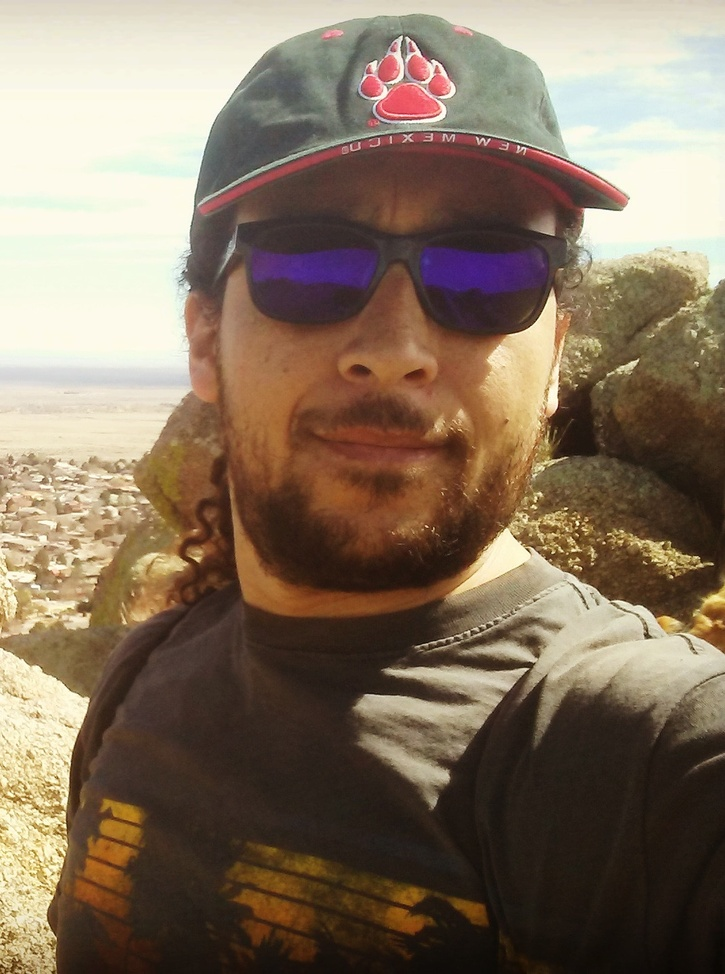
//> input picture discreteFourierTransform/GitHubPic.jpg, 725 x 974 px, shrunk from 1072 x 1440 before the run
$ ./main   (built with g++ and OpenCV 4)
//> lines starting //> are read from the running program, lines starting //| are printed output that depends on the picture
/*
 * main.cpp
 *
 *  Created on: Dec 2, 2020
 *      Author: Luis Ariel Valbuena Reyes
 */

#include <iostream>
#include <string>

#include <opencv2/core.hpp>
#include <opencv2/imgproc.hpp>
#include <opencv2/imgcodecs.hpp>
#include <opencv2/highgui.hpp>

using namespace std;
using namespace cv;

int main(int argc, char** argv)
{
	string NameFile = (argc >=2)? (argv[1]): "GitHubPic.jpg";

	Mat I = imread(NameFile, IMREAD_GRAYSCALE);
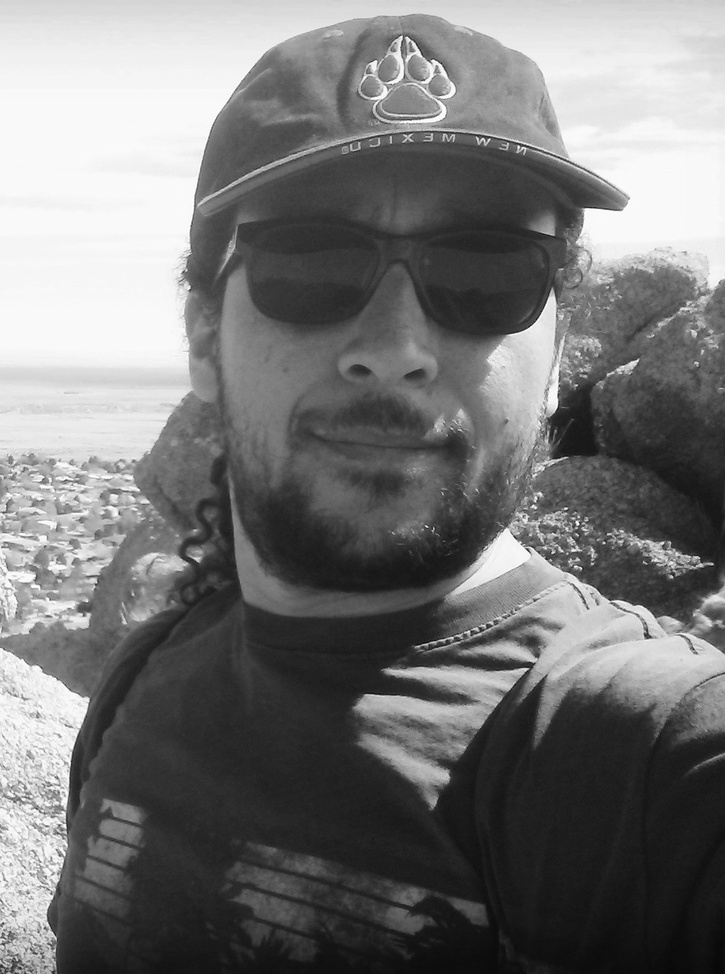
//> I: 974 rows x 725 cols, CV_8UC1; min 6, max 255, mean 117.6

	if(I.empty())
	{
		cout << "Failed to read file... sucks to be you." << endl;
		return -1;
	}

	Mat padded;
	int m = getOptimalDFTSize(I.rows);
//> m = 1000
	int n = getOptimalDFTSize(I.cols);
//> n = 729
	copyMakeBorder(I,padded,0,m - I.rows,0,n - I.cols, BORDER_CONSTANT, Scalar::all(0));
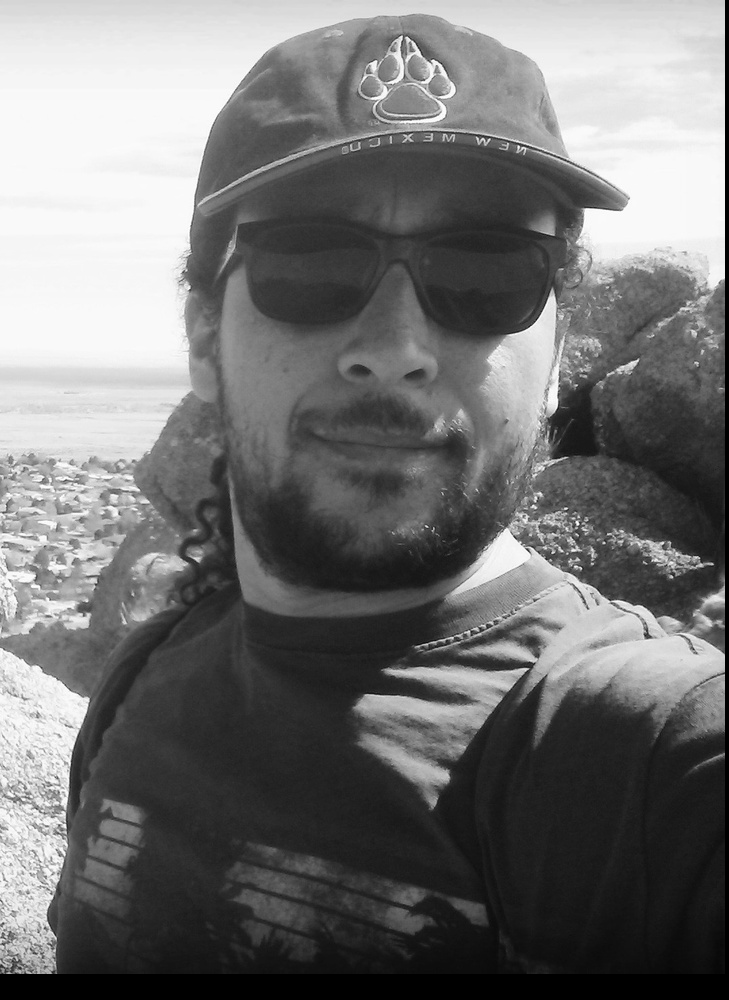
//> padded: 1000 rows x 729 cols, CV_8UC1; min 0, max 255, mean 113.9

	Mat planes[] = {Mat_<float>(padded), Mat::zeros(padded.size(),CV_32F)};
//> planes[1]: 1000 rows x 729 cols, CV_32FC1; every value is 0
	Mat ComplexI;
	merge(planes,2,ComplexI);//Add to the expanded another plane with zeros

	dft(ComplexI,ComplexI);//Don't know what this does yet

	split(ComplexI,planes);
	magnitude(planes[0], planes[1], planes[0]);
	Mat magI = planes[0];

	magI += Scalar::all(1);
	log(magI, magI);//switch logarithmic scale

	magI = magI( Rect(0,0,magI.cols & -2, magI.rows & -2));//crop the spectru if it has an odd number of rows or colums
//> magI: 1000 rows x 728 cols, CV_32FC1

	// rearrange the quadrants of Fourier image  so that the origin is at the image center
	int cx = magI.cols/2;
//> cx = 364
	int cy = magI.rows/2;
//> cy = 500

	Mat q0(magI,Rect(0,0,cx,cy));	//top-left, Region of Interest
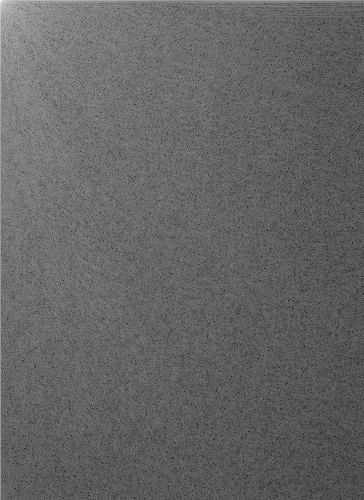
//> q0: 500 rows x 364 cols, CV_32FC1; min 1.74, max 18.23, mean 8.29; drawn with min black and max white
	Mat q1(magI,Rect(cx,0,cx,cy));	//top-right
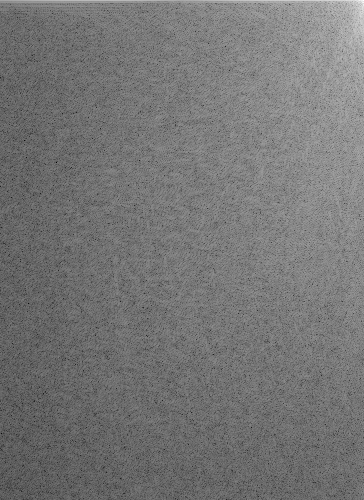
//> q1: 500 rows x 364 cols, CV_32FC1; min 1.79, max 15.9, mean 8.3; drawn with min black and max white
	Mat q2(magI,Rect(0,cy,cx,cy));	//bottom-left
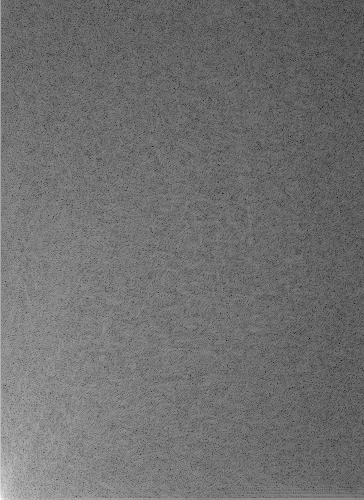
//> q2: 500 rows x 364 cols, CV_32FC1; min 1.79, max 16.66, mean 8.31; drawn with min black and max white
	Mat q3(magI,Rect(cx,cy,cx,cy));	//bottom-right
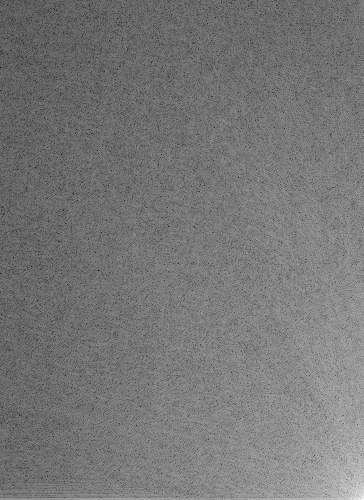
//> q3: 500 rows x 364 cols, CV_32FC1; min 1.74, max 15.67, mean 8.26; drawn with min black and max white

	Mat tmp;
	q0.copyTo(tmp);	//Swap quadrants top-left with bottom-right
	q3.copyTo(q0);
	tmp.copyTo(q3);

	q1.copyTo(tmp);	//Swap quadrants top-right with bottom-left
	q2.copyTo(q1);
	tmp.copyTo(q2);
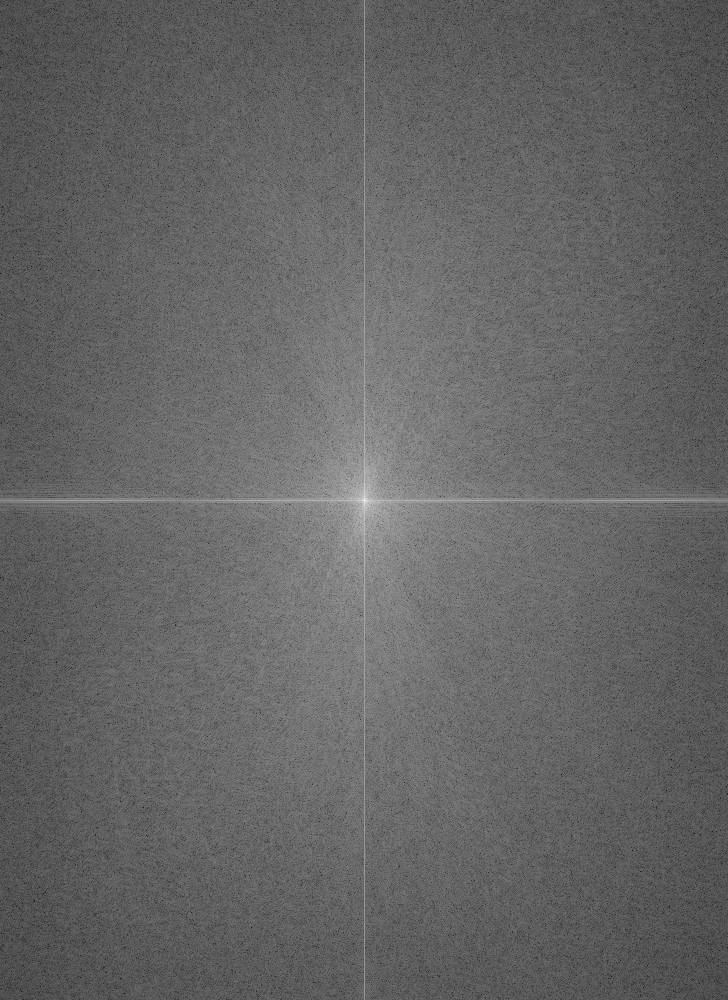
//> magI: 1000 rows x 728 cols, CV_32FC1; min 1.74, max 18.23, mean 8.29; drawn with min black and max white

	normalize(magI,magI,0,1, NORM_MINMAX); //Transforming the matrix with float values into a
											//viewable image form (float between 0 and 1)

	imshow("Input Image", I);
	imshow("Spectrum magnitude", magI);
	waitKey(0);

	return 0;
}
